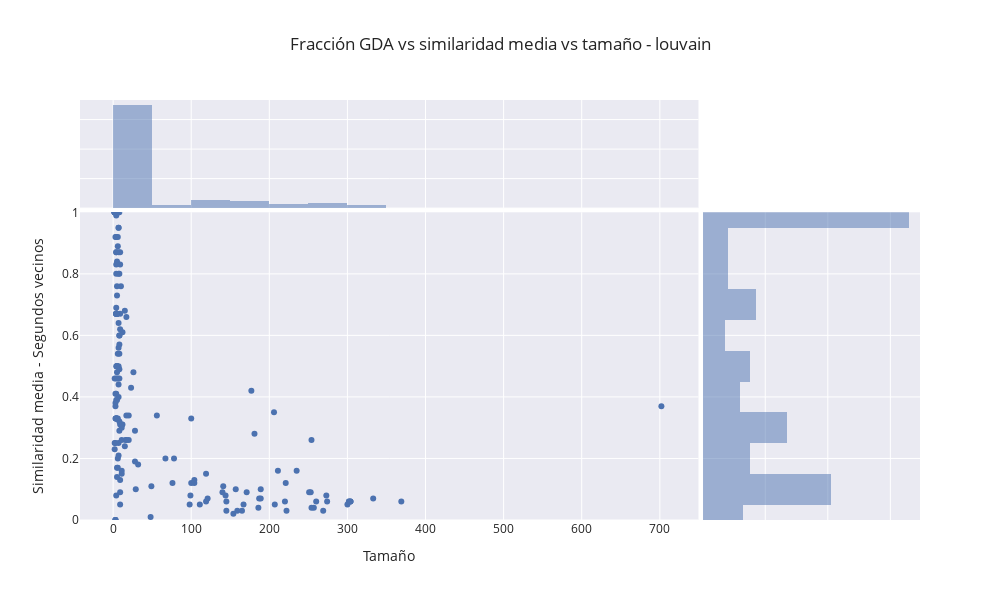

The notebook cell this image was saved under:
### Code cell
supergrafico(louvain_data_corregido,"overlap",3,"louvain")

### Figure 1 — Plotly figure (JSON) as saved in the notebook; plotly's stock layout.template omitted (floating-point values rounded to 4 significant figures; data arrays with more than 128 entries replaced by an {"elided": "..."} marker saying what was removed)
{"data": [{"hovertemplate": "tamaño=%{x}<br>mean_sim_overlap_3=%{y}<extra></extra>", "legendgroup": "", "marker": {"color": "rgb(76,114,176)", "symbol": "circle"}, "mode": "markers", "name": "", "orientation": "v", "showlegend": false, "type": "scatter", "x": {"elided": "229 int values"}, "xaxis": "x", "y": {"elided": "229 float values"}, "yaxis": "y"}, {"alignmentgroup": "True", "bingroup": "x", "hovertemplate": "tamaño=%{x}<br>count=%{y}<extra></extra>", "legendgroup": "", "marker": {"color": "rgb(76,114,176)"}, "name": "", "offsetgroup": "", "opacity": 0.5, "showlegend": false, "type": "histogram", "x": {"elided": "229 int values"}, "xaxis": "x3", "yaxis": "y3"}, {"alignmentgroup": "True", "bingroup": "y", "hovertemplate": "mean_sim_overlap_3=%{y}<br>count=%{x}<extra></extra>", "legendgroup": "", "marker": {"color": "rgb(76,114,176)"}, "name": "", "offsetgroup": "", "opacity": 0.5, "showlegend": false, "type": "histogram", "xaxis": "x2", "y": {"elided": "229 float values"}, "yaxis": "y2"}], "layout": {"barmode": "overlay", "height": 600, "legend": {"tracegroupgap": 0}, "title": {"text": "Fracción GDA vs similaridad media vs tamaño - louvain"}, "width": 1000, "xaxis": {"anchor": "y", "domain": [0, 0.7363], "title": {"text": "Tamaño"}}, "xaxis2": {"anchor": "y2", "domain": [0.7413, 1], "matches": "x2", "showline": false, "showticklabels": false, "ticks": ""}, "xaxis3": {"anchor": "y3", "domain": [0, 0.7363], "matches": "x", "showticklabels": false}, "xaxis4": {"anchor": "y4", "domain": [0.7413, 1], "matches": "x2", "showline": false, "showticklabels": false, "ticks": ""}, "yaxis": {"anchor": "x", "domain": [0, 0.7326], "range": [0, 1], "title": {"text": "Similaridad media - Segundos vecinos"}}, "yaxis2": {"anchor": "x2", "domain": [0, 0.7326], "matches": "y", "showticklabels": false}, "yaxis3": {"anchor": "x3", "domain": [0.7426, 1], "matches": "y3", "showline": false, "showticklabels": false, "ticks": ""}, "yaxis4": {"anchor": "x4", "domain": [0.7426, 1], "matches": "y3", "showline": false, "showticklabels": false, "ticks": ""}}}
